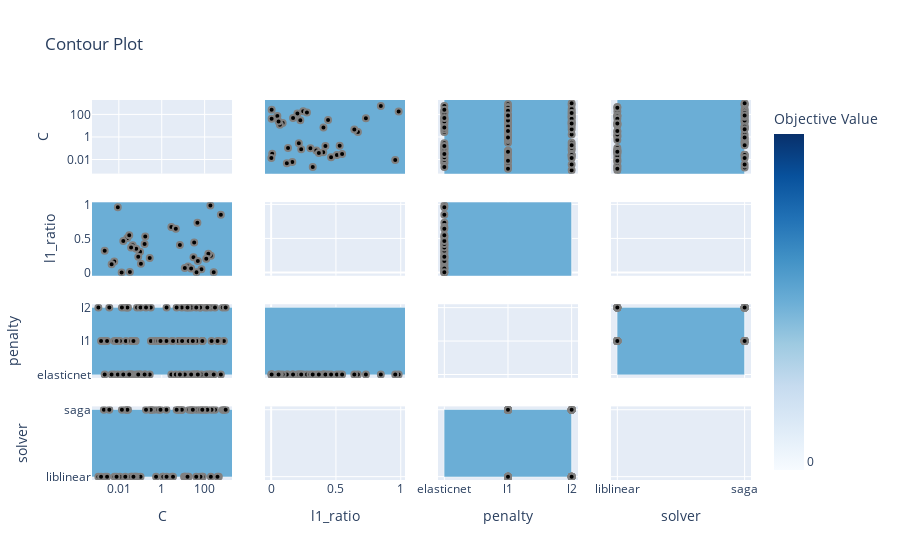

Here is the notebook cell this chart was saved with:
### Code cell
optuna.visualization.plot_contour(study)

### Figure 1 — Plotly figure (JSON) as saved in the notebook; plotly's stock layout.template omitted (floating-point values rounded to 4 significant figures; data arrays with more than 128 entries replaced by an {"elided": "..."} marker saying what was removed)
{"data": [{"type": "scatter", "xaxis": "x", "yaxis": "y"}, {"colorbar": {"title": {"text": "Objective Value"}}, "colorscale": [[0, "rgb(247,251,255)"], [0.125, "rgb(222,235,247)"], [0.25, "rgb(198,219,239)"], [0.375, "rgb(158,202,225)"], [0.5, "rgb(107,174,214)"], [0.625, "rgb(66,146,198)"], [0.75, "rgb(33,113,181)"], [0.875, "rgb(8,81,156)"], [1, "rgb(8,48,107)"]], "connectgaps": true, "contours": {"coloring": "heatmap"}, "hoverinfo": "none", "line": {"smoothing": 1.3}, "reversescale": false, "showscale": true, "type": "contour", "x": [0.0005611, 0.001111, 0.001485, 0.002006, 0.002188, 0.002324, 0.002832, 0.003601, 0.004612, 0.006112, 0.006237, 0.007851, 0.008979, 0.01127, 0.0135, 0.01391, 0.01613, 0.02001, 0.02134, 0.02479, 0.02499, 0.02674, 0.03056, 0.0327, 0.03658, 0.0373, 0.0404, 0.044, 0.04795, 0.05744, 0.0607, 0.06458, 0.07066, 0.08032, 0.0979, 0.1028, 0.1069, 0.1589, 0.1703, 0.1851, 0.2751, 0.3083, 0.3123, 0.4349, 0.5444, 0.6819, 0.8748, 1.103, 1.178, 1.652, 1.683, 2.809, 2.96, 3.358, 4.53, 4.944, 5.798, 6.419, 7.011, 8.649, 8.919, 11.08, 11.67, 11.89, 13.35, 15.92, 16.95, 18.11, 19.09, 23.5, 24.69, 28.14, 30.18, 32.54, 40.6, 41.78, 42.23, 45.96, 48.17, 61.81, 63.92, 70.97, 77.97, 78.36, 81.52, 104.6, 119.2, 133.2, 148.8, 185.4, 194.5, 194.7, 210.0, 265.0, 303.8, 397.7, 456.6, 570.3, 697.6, 791.1, 956.2, 1894.0], "xaxis": "x5", "y": [-0.04756, 0.001554, 0.003585, 0.003736, 0.008116, 0.04781, 0.0572, 0.06732, 0.08889, 0.1209, 0.1303, 0.1633, 0.169, 0.2025, 0.2135, 0.225, 0.2318, 0.2472, 0.2762, 0.303, 0.3209, 0.3489, 0.368, 0.4019, 0.4036, 0.4187, 0.4392, 0.4624, 0.5074, 0.5287, 0.5475, 0.6418, 0.6694, 0.731, 0.8464, 0.9574, 0.9839, 1.033], "yaxis": "y5", "z": {"elided": "38x102 float values"}}, {"marker": {"color": "black", "line": {"color": "Gray", "width": 2}}, "mode": "markers", "name": "Feasible Trial", "showlegend": false, "type": "scatter", "x": [30.18, 0.0327, 70.97, 0.044, 185.4, 32.54, 45.96, 194.7, 2.809, 148.8, 4.53, 0.0135, 0.006112, 0.1069, 0.0979, 0.004612, 41.78, 0.1703, 119.2, 0.06458, 0.008979, 0.02479, 16.95, 570.3, 0.2751, 11.89, 23.5, 265.0, 48.17, 7.011, 0.002188, 0.0373, 0.08032, 0.1589, 0.01613, 0.03056], "xaxis": "x5", "y": [0.225, 0.008116, 0.04781, 0.4019, 0.9839, 0.4392, 0.731, 0.2472, 0.6694, 0.2762, 0.6418, 0.001554, 0.1633, 0.1303, 0.303, 0.1209, 0.003585, 0.5287, 0.2025, 0.3489, 0.9574, 0.5074, 0.08889, 0.8464, 0.2135, 0.06732, 0.0572, 0.003736, 0.169, 0.4036, 0.3209, 0.368, 0.2318, 0.4187, 0.4624, 0.5475], "yaxis": "y5"}, {"colorbar": {"title": {"text": "Objective Value"}}, "colorscale": [[0, "rgb(247,251,255)"], [0.125, "rgb(222,235,247)"], [0.25, "rgb(198,219,239)"], [0.375, "rgb(158,202,225)"], [0.5, "rgb(107,174,214)"], [0.625, "rgb(66,146,198)"], [0.75, "rgb(33,113,181)"], [0.875, "rgb(8,81,156)"], [1, "rgb(8,48,107)"]], "connectgaps": true, "contours": {"coloring": "heatmap"}, "hoverinfo": "none", "line": {"smoothing": 1.3}, "reversescale": false, "showscale": false, "type": "contour", "x": [0.0005611, 0.001111, 0.001485, 0.002006, 0.002188, 0.002324, 0.002832, 0.003601, 0.004612, 0.006112, 0.006237, 0.007851, 0.008979, 0.01127, 0.0135, 0.01391, 0.01613, 0.02001, 0.02134, 0.02479, 0.02499, 0.02674, 0.03056, 0.0327, 0.03658, 0.0373, 0.0404, 0.044, 0.04795, 0.05744, 0.0607, 0.06458, 0.07066, 0.08032, 0.0979, 0.1028, 0.1069, 0.1589, 0.1703, 0.1851, 0.2751, 0.3083, 0.3123, 0.4349, 0.5444, 0.6819, 0.8748, 1.103, 1.178, 1.652, 1.683, 2.809, 2.96, 3.358, 4.53, 4.944, 5.798, 6.419, 7.011, 8.649, 8.919, 11.08, 11.67, 11.89, 13.35, 15.92, 16.95, 18.11, 19.09, 23.5, 24.69, 28.14, 30.18, 32.54, 40.6, 41.78, 42.23, 45.96, 48.17, 61.81, 63.92, 70.97, 77.97, 78.36, 81.52, 104.6, 119.2, 133.2, 148.8, 185.4, 194.5, 194.7, 210.0, 265.0, 303.8, 397.7, 456.6, 570.3, 697.6, 791.1, 956.2, 1894.0], "xaxis": "x9", "y": ["elasticnet", "l1", "l2"], "yaxis": "y9", "z": {"elided": "3x102 float values"}}, {"marker": {"color": "black", "line": {"color": "Gray", "width": 2}}, "mode": "markers", "name": "Feasible Trial", "showlegend": false, "type": "scatter", "x": [11.67, 42.23, 30.18, 0.0327, 0.002324, 0.07066, 0.02674, 697.6, 70.97, 0.044, 0.02134, 6.419, 194.5, 1.103, 5.798, 1.178, 11.08, 791.1, 0.4349, 78.36, 0.3123, 18.11, 2.96, 185.4, 32.54, 45.96, 194.7, 2.809, 19.09, 148.8, 4.53, 0.002006, 456.6, 0.3083, 0.0135, 0.006112, 0.1069, 0.0979, 13.35, 0.004612, 41.78, 0.001111, 1.652, 81.52, 0.0404, 0.006237, 0.01127, 0.002832, 397.7, 8.919, 0.5444, 24.69, 0.1703, 0.03658, 0.02001, 0.1028, 63.92, 1.683, 119.2, 0.6819, 3.358, 0.06458, 8.649, 0.001485, 0.02499, 0.1851, 0.01391, 0.008979, 0.003601, 0.02479, 28.14, 4.944, 16.95, 0.0607, 303.8, 104.6, 956.2, 61.81, 570.3, 210.0, 40.6, 0.8748, 0.2751, 0.007851, 11.89, 23.5, 265.0, 48.17, 7.011, 133.2, 0.05744, 0.002188, 15.92, 77.97, 0.0373, 0.08032, 0.1589, 0.01613, 0.03056, 0.04795], "xaxis": "x9", "y": ["l1", "l1", "elasticnet", "elasticnet", "l1", "l2", "l2", "l2", "elasticnet", "elasticnet", "l1", "l1", "l2", "l1", "l1", "l1", "l1", "l1", "l1", "l1", "l1", "l1", "l1", "elasticnet", "elasticnet", "elasticnet", "elasticnet", "elasticnet", "l2", "elasticnet", "elasticnet", "l1", "l1", "l2", "elasticnet", "elasticnet", "elasticnet", "elasticnet", "l2", "elasticnet", "elasticnet", "l2", "l1", "l1", "l1", "l1", "l1", "l1", "l1", "l1", "l1", "l2", "elasticnet", "l1", "l2", "l2", "l2", "l2", "elasticnet", "l1", "l1", "elasticnet", "l2", "l1", "l2", "l2", "l2", "elasticnet", "l2", "elasticnet", "l1", "l2", "elasticnet", "l1", "l2", "l2", "l2", "l2", "elasticnet", "l1", "l2", "l1", "elasticnet", "l1", "elasticnet", "elasticnet", "elasticnet", "elasticnet", "elasticnet", "l2", "l1", "elasticnet", "l2", "l1", "elasticnet", "elasticnet", "elasticnet", "elasticnet", "elasticnet", "l1"], "yaxis": "y9"}, {"colorbar": {"title": {"text": "Objective Value"}}, "colorscale": [[0, "rgb(247,251,255)"], [0.125, "rgb(222,235,247)"], [0.25, "rgb(198,219,239)"], [0.375, "rgb(158,202,225)"], [0.5, "rgb(107,174,214)"], [0.625, "rgb(66,146,198)"], [0.75, "rgb(33,113,181)"], [0.875, "rgb(8,81,156)"], [1, "rgb(8,48,107)"]], "connectgaps": true, "contours": {"coloring": "heatmap"}, "hoverinfo": "none", "line": {"smoothing": 1.3}, "reversescale": false, "showscale": false, "type": "contour", "x": [0.0005611, 0.001111, 0.001485, 0.002006, 0.002188, 0.002324, 0.002832, 0.003601, 0.004612, 0.006112, 0.006237, 0.007851, 0.008979, 0.01127, 0.0135, 0.01391, 0.01613, 0.02001, 0.02134, 0.02479, 0.02499, 0.02674, 0.03056, 0.0327, 0.03658, 0.0373, 0.0404, 0.044, 0.04795, 0.05744, 0.0607, 0.06458, 0.07066, 0.08032, 0.0979, 0.1028, 0.1069, 0.1589, 0.1703, 0.1851, 0.2751, 0.3083, 0.3123, 0.4349, 0.5444, 0.6819, 0.8748, 1.103, 1.178, 1.652, 1.683, 2.809, 2.96, 3.358, 4.53, 4.944, 5.798, 6.419, 7.011, 8.649, 8.919, 11.08, 11.67, 11.89, 13.35, 15.92, 16.95, 18.11, 19.09, 23.5, 24.69, 28.14, 30.18, 32.54, 40.6, 41.78, 42.23, 45.96, 48.17, 61.81, 63.92, 70.97, 77.97, 78.36, 81.52, 104.6, 119.2, 133.2, 148.8, 185.4, 194.5, 194.7, 210.0, 265.0, 303.8, 397.7, 456.6, 570.3, 697.6, 791.1, 956.2, 1894.0], "xaxis": "x13", "y": ["liblinear", "saga"], "yaxis": "y13", "z": {"elided": "2x102 float values"}}, {"marker": {"color": "black", "line": {"color": "Gray", "width": 2}}, "mode": "markers", "name": "Feasible Trial", "showlegend": false, "type": "scatter", "x": [11.67, 42.23, 0.002324, 0.07066, 0.02674, 697.6, 0.02134, 6.419, 194.5, 1.103, 5.798, 1.178, 11.08, 791.1, 0.4349, 78.36, 0.3123, 18.11, 2.96, 19.09, 0.002006, 456.6, 0.3083, 13.35, 0.001111, 1.652, 81.52, 0.0404, 0.006237, 0.01127, 0.002832, 397.7, 8.919, 0.5444, 24.69, 0.03658, 0.02001, 0.1028, 63.92, 1.683, 0.6819, 3.358, 8.649, 0.001485, 0.02499, 0.1851, 0.01391, 0.003601, 28.14, 4.944, 0.0607, 303.8, 104.6, 956.2, 61.81, 210.0, 40.6, 0.8748, 0.007851, 133.2, 0.05744, 15.92, 77.97, 0.04795], "xaxis": "x13", "y": ["liblinear", "saga", "liblinear", "liblinear", "saga", "saga", "saga", "saga", "liblinear", "liblinear", "saga", "liblinear", "liblinear", "saga", "saga", "liblinear", "saga", "liblinear", "liblinear", "saga", "saga", "liblinear", "saga", "liblinear", "liblinear", "saga", "liblinear", "liblinear", "liblinear", "liblinear", "liblinear", "liblinear", "saga", "liblinear", "saga", "liblinear", "liblinear", "liblinear", "liblinear", "liblinear", "saga", "liblinear", "saga", "liblinear", "saga", "saga", "saga", "saga", "saga", "saga", "liblinear", "saga", "saga", "saga", "saga", "saga", "liblinear", "saga", "liblinear", "saga", "liblinear", "liblinear", "saga", "liblinear"], "yaxis": "y13"}, {"colorbar": {"title": {"text": "Objective Value"}}, "colorscale": [[0, "rgb(247,251,255)"], [0.125, "rgb(222,235,247)"], [0.25, "rgb(198,219,239)"], [0.375, "rgb(158,202,225)"], [0.5, "rgb(107,174,214)"], [0.625, "rgb(66,146,198)"], [0.75, "rgb(33,113,181)"], [0.875, "rgb(8,81,156)"], [1, "rgb(8,48,107)"]], "connectgaps": true, "contours": {"coloring": "heatmap"}, "hoverinfo": "none", "line": {"smoothing": 1.3}, "reversescale": false, "showscale": false, "type": "contour", "x": [-0.04756, 0.001554, 0.003585, 0.003736, 0.008116, 0.04781, 0.0572, 0.06732, 0.08889, 0.1209, 0.1303, 0.1633, 0.169, 0.2025, 0.2135, 0.225, 0.2318, 0.2472, 0.2762, 0.303, 0.3209, 0.3489, 0.368, 0.4019, 0.4036, 0.4187, 0.4392, 0.4624, 0.5074, 0.5287, 0.5475, 0.6418, 0.6694, 0.731, 0.8464, 0.9574, 0.9839, 1.033], "xaxis": "x2", "y": [0.0005611, 0.001111, 0.001485, 0.002006, 0.002188, 0.002324, 0.002832, 0.003601, 0.004612, 0.006112, 0.006237, 0.007851, 0.008979, 0.01127, 0.0135, 0.01391, 0.01613, 0.02001, 0.02134, 0.02479, 0.02499, 0.02674, 0.03056, 0.0327, 0.03658, 0.0373, 0.0404, 0.044, 0.04795, 0.05744, 0.0607, 0.06458, 0.07066, 0.08032, 0.0979, 0.1028, 0.1069, 0.1589, 0.1703, 0.1851, 0.2751, 0.3083, 0.3123, 0.4349, 0.5444, 0.6819, 0.8748, 1.103, 1.178, 1.652, 1.683, 2.809, 2.96, 3.358, 4.53, 4.944, 5.798, 6.419, 7.011, 8.649, 8.919, 11.08, 11.67, 11.89, 13.35, 15.92, 16.95, 18.11, 19.09, 23.5, 24.69, 28.14, 30.18, 32.54, 40.6, 41.78, 42.23, 45.96, 48.17, 61.81, 63.92, 70.97, 77.97, 78.36, 81.52, 104.6, 119.2, 133.2, 148.8, 185.4, 194.5, 194.7, 210.0, 265.0, 303.8, 397.7, 456.6, 570.3, 697.6, 791.1, 956.2, 1894.0], "yaxis": "y2", "z": {"elided": "102x38 float values"}}, {"marker": {"color": "black", "line": {"color": "Gray", "width": 2}}, "mode": "markers", "name": "Feasible Trial", "showlegend": false, "type": "scatter", "x": [0.225, 0.008116, 0.04781, 0.4019, 0.9839, 0.4392, 0.731, 0.2472, 0.6694, 0.2762, 0.6418, 0.001554, 0.1633, 0.1303, 0.303, 0.1209, 0.003585, 0.5287, 0.2025, 0.3489, 0.9574, 0.5074, 0.08889, 0.8464, 0.2135, 0.06732, 0.0572, 0.003736, 0.169, 0.4036, 0.3209, 0.368, 0.2318, 0.4187, 0.4624, 0.5475], "xaxis": "x2", "y": [30.18, 0.0327, 70.97, 0.044, 185.4, 32.54, 45.96, 194.7, 2.809, 148.8, 4.53, 0.0135, 0.006112, 0.1069, 0.0979, 0.004612, 41.78, 0.1703, 119.2, 0.06458, 0.008979, 0.02479, 16.95, 570.3, 0.2751, 11.89, 23.5, 265.0, 48.17, 7.011, 0.002188, 0.0373, 0.08032, 0.1589, 0.01613, 0.03056], "yaxis": "y2"}, {"type": "scatter", "xaxis": "x6", "yaxis": "y6"}, {"colorbar": {"title": {"text": "Objective Value"}}, "colorscale": [[0, "rgb(247,251,255)"], [0.125, "rgb(222,235,247)"], [0.25, "rgb(198,219,239)"], [0.375, "rgb(158,202,225)"], [0.5, "rgb(107,174,214)"], [0.625, "rgb(66,146,198)"], [0.75, "rgb(33,113,181)"], [0.875, "rgb(8,81,156)"], [1, "rgb(8,48,107)"]], "connectgaps": true, "contours": {"coloring": "heatmap"}, "hoverinfo": "none", "line": {"smoothing": 1.3}, "reversescale": false, "showscale": false, "type": "contour", "x": [-0.04756, 0.001554, 0.003585, 0.003736, 0.008116, 0.04781, 0.0572, 0.06732, 0.08889, 0.1209, 0.1303, 0.1633, 0.169, 0.2025, 0.2135, 0.225, 0.2318, 0.2472, 0.2762, 0.303, 0.3209, 0.3489, 0.368, 0.4019, 0.4036, 0.4187, 0.4392, 0.4624, 0.5074, 0.5287, 0.5475, 0.6418, 0.6694, 0.731, 0.8464, 0.9574, 0.9839, 1.033], "xaxis": "x10", "y": ["elasticnet", "l1", "l2"], "yaxis": "y10", "z": [[null, 0.4763, 0.4763, 0.4763, 0.4763, 0.4763, 0.4763, 0.4763, 0.4763, 0.4763, 0.4763, 0.4763, 0.4763, 0.4763, 0.4763, 0.4763, 0.4763, 0.4763, 0.4763, 0.4763, 0.4763, 0.4763, 0.4763, 0.4763, 0.4763, 0.4763, 0.4763, 0.4763, 0.4763, 0.4763, 0.4763, 0.4763, 0.4763, 0.4763, 0.4763, 0.4763, 0.4763, null], [null, null, null, null, null, null, null, null, null, null, null, null, null, null, null, null, null, null, null, null, null, null, null, null, null, null, null, null, null, null, null, null, null, null, null, null, null, null], [null, null, null, null, null, null, null, null, null, null, null, null, null, null, null, null, null, null, null, null, null, null, null, null, null, null, null, null, null, null, null, null, null, null, null, null, null, null]]}, {"marker": {"color": "black", "line": {"color": "Gray", "width": 2}}, "mode": "markers", "name": "Feasible Trial", "showlegend": false, "type": "scatter", "x": [0.225, 0.008116, 0.04781, 0.4019, 0.9839, 0.4392, 0.731, 0.2472, 0.6694, 0.2762, 0.6418, 0.001554, 0.1633, 0.1303, 0.303, 0.1209, 0.003585, 0.5287, 0.2025, 0.3489, 0.9574, 0.5074, 0.08889, 0.8464, 0.2135, 0.06732, 0.0572, 0.003736, 0.169, 0.4036, 0.3209, 0.368, 0.2318, 0.4187, 0.4624, 0.5475], "xaxis": "x10", "y": ["elasticnet", "elasticnet", "elasticnet", "elasticnet", "elasticnet", "elasticnet", "elasticnet", "elasticnet", "elasticnet", "elasticnet", "elasticnet", "elasticnet", "elasticnet", "elasticnet", "elasticnet", "elasticnet", "elasticnet", "elasticnet", "elasticnet", "elasticnet", "elasticnet", "elasticnet", "elasticnet", "elasticnet", "elasticnet", "elasticnet", "elasticnet", "elasticnet", "elasticnet", "elasticnet", "elasticnet", "elasticnet", "elasticnet", "elasticnet", "elasticnet", "elasticnet"], "yaxis": "y10"}, {"showscale": false, "type": "contour", "xaxis": "x14", "yaxis": "y14"}, {"type": "scatter", "xaxis": "x14", "yaxis": "y14"}, {"colorbar": {"title": {"text": "Objective Value"}}, "colorscale": [[0, "rgb(247,251,255)"], [0.125, "rgb(222,235,247)"], [0.25, "rgb(198,219,239)"], [0.375, "rgb(158,202,225)"], [0.5, "rgb(107,174,214)"], [0.625, "rgb(66,146,198)"], [0.75, "rgb(33,113,181)"], [0.875, "rgb(8,81,156)"], [1, "rgb(8,48,107)"]], "connectgaps": true, "contours": {"coloring": "heatmap"}, "hoverinfo": "none", "line": {"smoothing": 1.3}, "reversescale": false, "showscale": false, "type": "contour", "x": ["elasticnet", "l1", "l2"], "xaxis": "x3", "y": [0.0005611, 0.001111, 0.001485, 0.002006, 0.002188, 0.002324, 0.002832, 0.003601, 0.004612, 0.006112, 0.006237, 0.007851, 0.008979, 0.01127, 0.0135, 0.01391, 0.01613, 0.02001, 0.02134, 0.02479, 0.02499, 0.02674, 0.03056, 0.0327, 0.03658, 0.0373, 0.0404, 0.044, 0.04795, 0.05744, 0.0607, 0.06458, 0.07066, 0.08032, 0.0979, 0.1028, 0.1069, 0.1589, 0.1703, 0.1851, 0.2751, 0.3083, 0.3123, 0.4349, 0.5444, 0.6819, 0.8748, 1.103, 1.178, 1.652, 1.683, 2.809, 2.96, 3.358, 4.53, 4.944, 5.798, 6.419, 7.011, 8.649, 8.919, 11.08, 11.67, 11.89, 13.35, 15.92, 16.95, 18.11, 19.09, 23.5, 24.69, 28.14, 30.18, 32.54, 40.6, 41.78, 42.23, 45.96, 48.17, 61.81, 63.92, 70.97, 77.97, 78.36, 81.52, 104.6, 119.2, 133.2, 148.8, 185.4, 194.5, 194.7, 210.0, 265.0, 303.8, 397.7, 456.6, 570.3, 697.6, 791.1, 956.2, 1894.0], "yaxis": "y3", "z": {"elided": "102x3 float values"}}, {"marker": {"color": "black", "line": {"color": "Gray", "width": 2}}, "mode": "markers", "name": "Feasible Trial", "showlegend": false, "type": "scatter", "x": ["l1", "l1", "elasticnet", "elasticnet", "l1", "l2", "l2", "l2", "elasticnet", "elasticnet", "l1", "l1", "l2", "l1", "l1", "l1", "l1", "l1", "l1", "l1", "l1", "l1", "l1", "elasticnet", "elasticnet", "elasticnet", "elasticnet", "elasticnet", "l2", "elasticnet", "elasticnet", "l1", "l1", "l2", "elasticnet", "elasticnet", "elasticnet", "elasticnet", "l2", "elasticnet", "elasticnet", "l2", "l1", "l1", "l1", "l1", "l1", "l1", "l1", "l1", "l1", "l2", "elasticnet", "l1", "l2", "l2", "l2", "l2", "elasticnet", "l1", "l1", "elasticnet", "l2", "l1", "l2", "l2", "l2", "elasticnet", "l2", "elasticnet", "l1", "l2", "elasticnet", "l1", "l2", "l2", "l2", "l2", "elasticnet", "l1", "l2", "l1", "elasticnet", "l1", "elasticnet", "elasticnet", "elasticnet", "elasticnet", "elasticnet", "l2", "l1", "elasticnet", "l2", "l1", "elasticnet", "elasticnet", "elasticnet", "elasticnet", "elasticnet", "l1"], "xaxis": "x3", "y": [11.67, 42.23, 30.18, 0.0327, 0.002324, 0.07066, 0.02674, 697.6, 70.97, 0.044, 0.02134, 6.419, 194.5, 1.103, 5.798, 1.178, 11.08, 791.1, 0.4349, 78.36, 0.3123, 18.11, 2.96, 185.4, 32.54, 45.96, 194.7, 2.809, 19.09, 148.8, 4.53, 0.002006, 456.6, 0.3083, 0.0135, 0.006112, 0.1069, 0.0979, 13.35, 0.004612, 41.78, 0.001111, 1.652, 81.52, 0.0404, 0.006237, 0.01127, 0.002832, 397.7, 8.919, 0.5444, 24.69, 0.1703, 0.03658, 0.02001, 0.1028, 63.92, 1.683, 119.2, 0.6819, 3.358, 0.06458, 8.649, 0.001485, 0.02499, 0.1851, 0.01391, 0.008979, 0.003601, 0.02479, 28.14, 4.944, 16.95, 0.0607, 303.8, 104.6, 956.2, 61.81, 570.3, 210.0, 40.6, 0.8748, 0.2751, 0.007851, 11.89, 23.5, 265.0, 48.17, 7.011, 133.2, 0.05744, 0.002188, 15.92, 77.97, 0.0373, 0.08032, 0.1589, 0.01613, 0.03056, 0.04795], "yaxis": "y3"}, {"colorbar": {"title": {"text": "Objective Value"}}, "colorscale": [[0, "rgb(247,251,255)"], [0.125, "rgb(222,235,247)"], [0.25, "rgb(198,219,239)"], [0.375, "rgb(158,202,225)"], [0.5, "rgb(107,174,214)"], [0.625, "rgb(66,146,198)"], [0.75, "rgb(33,113,181)"], [0.875, "rgb(8,81,156)"], [1, "rgb(8,48,107)"]], "connectgaps": true, "contours": {"coloring": "heatmap"}, "hoverinfo": "none", "line": {"smoothing": 1.3}, "reversescale": false, "showscale": false, "type": "contour", "x": ["elasticnet", "l1", "l2"], "xaxis": "x7", "y": [-0.04756, 0.001554, 0.003585, 0.003736, 0.008116, 0.04781, 0.0572, 0.06732, 0.08889, 0.1209, 0.1303, 0.1633, 0.169, 0.2025, 0.2135, 0.225, 0.2318, 0.2472, 0.2762, 0.303, 0.3209, 0.3489, 0.368, 0.4019, 0.4036, 0.4187, 0.4392, 0.4624, 0.5074, 0.5287, 0.5475, 0.6418, 0.6694, 0.731, 0.8464, 0.9574, 0.9839, 1.033], "yaxis": "y7", "z": [[null, null, null], [0.4763, null, null], [0.4763, null, null], [0.4763, null, null], [0.4763, null, null], [0.4763, null, null], [0.4763, null, null], [0.4763, null, null], [0.4763, null, null], [0.4763, null, null], [0.4763, null, null], [0.4763, null, null], [0.4763, null, null], [0.4763, null, null], [0.4763, null, null], [0.4763, null, null], [0.4763, null, null], [0.4763, null, null], [0.4763, null, null], [0.4763, null, null], [0.4763, null, null], [0.4763, null, null], [0.4763, null, null], [0.4763, null, null], [0.4763, null, null], [0.4763, null, null], [0.4763, null, null], [0.4763, null, null], [0.4763, null, null], [0.4763, null, null], [0.4763, null, null], [0.4763, null, null], [0.4763, null, null], [0.4763, null, null], [0.4763, null, null], [0.4763, null, null], [0.4763, null, null], [null, null, null]]}, {"marker": {"color": "black", "line": {"color": "Gray", "width": 2}}, "mode": "markers", "name": "Feasible Trial", "showlegend": false, "type": "scatter", "x": ["elasticnet", "elasticnet", "elasticnet", "elasticnet", "elasticnet", "elasticnet", "elasticnet", "elasticnet", "elasticnet", "elasticnet", "elasticnet", "elasticnet", "elasticnet", "elasticnet", "elasticnet", "elasticnet", "elasticnet", "elasticnet", "elasticnet", "elasticnet", "elasticnet", "elasticnet", "elasticnet", "elasticnet", "elasticnet", "elasticnet", "elasticnet", "elasticnet", "elasticnet", "elasticnet", "elasticnet", "elasticnet", "elasticnet", "elasticnet", "elasticnet", "elasticnet"], "xaxis": "x7", "y": [0.225, 0.008116, 0.04781, 0.4019, 0.9839, 0.4392, 0.731, 0.2472, 0.6694, 0.2762, 0.6418, 0.001554, 0.1633, 0.1303, 0.303, 0.1209, 0.003585, 0.5287, 0.2025, 0.3489, 0.9574, 0.5074, 0.08889, 0.8464, 0.2135, 0.06732, 0.0572, 0.003736, 0.169, 0.4036, 0.3209, 0.368, 0.2318, 0.4187, 0.4624, 0.5475], "yaxis": "y7"}, {"type": "scatter", "xaxis": "x11", "yaxis": "y11"}, {"colorbar": {"title": {"text": "Objective Value"}}, "colorscale": [[0, "rgb(247,251,255)"], [0.125, "rgb(222,235,247)"], [0.25, "rgb(198,219,239)"], [0.375, "rgb(158,202,225)"], [0.5, "rgb(107,174,214)"], [0.625, "rgb(66,146,198)"], [0.75, "rgb(33,113,181)"], [0.875, "rgb(8,81,156)"], [1, "rgb(8,48,107)"]], "connectgaps": true, "contours": {"coloring": "heatmap"}, "hoverinfo": "none", "line": {"smoothing": 1.3}, "reversescale": false, "showscale": false, "type": "contour", "x": ["elasticnet", "l1", "l2"], "xaxis": "x15", "y": ["liblinear", "saga"], "yaxis": "y15", "z": [[null, 0.4763, 0.4763], [null, 0.4763, 0.4763]]}, {"marker": {"color": "black", "line": {"color": "Gray", "width": 2}}, "mode": "markers", "name": "Feasible Trial", "showlegend": false, "type": "scatter", "x": ["l1", "l1", "l1", "l2", "l2", "l2", "l1", "l1", "l2", "l1", "l1", "l1", "l1", "l1", "l1", "l1", "l1", "l1", "l1", "l2", "l1", "l1", "l2", "l2", "l2", "l1", "l1", "l1", "l1", "l1", "l1", "l1", "l1", "l1", "l2", "l1", "l2", "l2", "l2", "l2", "l1", "l1", "l2", "l1", "l2", "l2", "l2", "l2", "l1", "l2", "l1", "l2", "l2", "l2", "l2", "l1", "l2", "l1", "l1", "l2", "l1", "l2", "l1", "l1"], "xaxis": "x15", "y": ["liblinear", "saga", "liblinear", "liblinear", "saga", "saga", "saga", "saga", "liblinear", "liblinear", "saga", "liblinear", "liblinear", "saga", "saga", "liblinear", "saga", "liblinear", "liblinear", "saga", "saga", "liblinear", "saga", "liblinear", "liblinear", "saga", "liblinear", "liblinear", "liblinear", "liblinear", "liblinear", "liblinear", "saga", "liblinear", "saga", "liblinear", "liblinear", "liblinear", "liblinear", "liblinear", "saga", "liblinear", "saga", "liblinear", "saga", "saga", "saga", "saga", "saga", "saga", "liblinear", "saga", "saga", "saga", "saga", "saga", "liblinear", "saga", "liblinear", "saga", "liblinear", "liblinear", "saga", "liblinear"], "yaxis": "y15"}, {"colorbar": {"title": {"text": "Objective Value"}}, "colorscale": [[0, "rgb(247,251,255)"], [0.125, "rgb(222,235,247)"], [0.25, "rgb(198,219,239)"], [0.375, "rgb(158,202,225)"], [0.5, "rgb(107,174,214)"], [0.625, "rgb(66,146,198)"], [0.75, "rgb(33,113,181)"], [0.875, "rgb(8,81,156)"], [1, "rgb(8,48,107)"]], "connectgaps": true, "contours": {"coloring": "heatmap"}, "hoverinfo": "none", "line": {"smoothing": 1.3}, "reversescale": false, "showscale": false, "type": "contour", "x": ["liblinear", "saga"], "xaxis": "x4", "y": [0.0005611, 0.001111, 0.001485, 0.002006, 0.002188, 0.002324, 0.002832, 0.003601, 0.004612, 0.006112, 0.006237, 0.007851, 0.008979, 0.01127, 0.0135, 0.01391, 0.01613, 0.02001, 0.02134, 0.02479, 0.02499, 0.02674, 0.03056, 0.0327, 0.03658, 0.0373, 0.0404, 0.044, 0.04795, 0.05744, 0.0607, 0.06458, 0.07066, 0.08032, 0.0979, 0.1028, 0.1069, 0.1589, 0.1703, 0.1851, 0.2751, 0.3083, 0.3123, 0.4349, 0.5444, 0.6819, 0.8748, 1.103, 1.178, 1.652, 1.683, 2.809, 2.96, 3.358, 4.53, 4.944, 5.798, 6.419, 7.011, 8.649, 8.919, 11.08, 11.67, 11.89, 13.35, 15.92, 16.95, 18.11, 19.09, 23.5, 24.69, 28.14, 30.18, 32.54, 40.6, 41.78, 42.23, 45.96, 48.17, 61.81, 63.92, 70.97, 77.97, 78.36, 81.52, 104.6, 119.2, 133.2, 148.8, 185.4, 194.5, 194.7, 210.0, 265.0, 303.8, 397.7, 456.6, 570.3, 697.6, 791.1, 956.2, 1894.0], "yaxis": "y4", "z": {"elided": "102x2 float values"}}, {"marker": {"color": "black", "line": {"color": "Gray", "width": 2}}, "mode": "markers", "name": "Feasible Trial", "showlegend": false, "type": "scatter", "x": ["liblinear", "saga", "liblinear", "liblinear", "saga", "saga", "saga", "saga", "liblinear", "liblinear", "saga", "liblinear", "liblinear", "saga", "saga", "liblinear", "saga", "liblinear", "liblinear", "saga", "saga", "liblinear", "saga", "liblinear", "liblinear", "saga", "liblinear", "liblinear", "liblinear", "liblinear", "liblinear", "liblinear", "saga", "liblinear", "saga", "liblinear", "liblinear", "liblinear", "liblinear", "liblinear", "saga", "liblinear", "saga", "liblinear", "saga", "saga", "saga", "saga", "saga", "saga", "liblinear", "saga", "saga", "saga", "saga", "saga", "liblinear", "saga", "liblinear", "saga", "liblinear", "liblinear", "saga", "liblinear"], "xaxis": "x4", "y": [11.67, 42.23, 0.002324, 0.07066, 0.02674, 697.6, 0.02134, 6.419, 194.5, 1.103, 5.798, 1.178, 11.08, 791.1, 0.4349, 78.36, 0.3123, 18.11, 2.96, 19.09, 0.002006, 456.6, 0.3083, 13.35, 0.001111, 1.652, 81.52, 0.0404, 0.006237, 0.01127, 0.002832, 397.7, 8.919, 0.5444, 24.69, 0.03658, 0.02001, 0.1028, 63.92, 1.683, 0.6819, 3.358, 8.649, 0.001485, 0.02499, 0.1851, 0.01391, 0.003601, 28.14, 4.944, 0.0607, 303.8, 104.6, 956.2, 61.81, 210.0, 40.6, 0.8748, 0.007851, 133.2, 0.05744, 15.92, 77.97, 0.04795], "yaxis": "y4"}, {"showscale": false, "type": "contour", "xaxis": "x8", "yaxis": "y8"}, {"type": "scatter", "xaxis": "x8", "yaxis": "y8"}, {"colorbar": {"title": {"text": "Objective Value"}}, "colorscale": [[0, "rgb(247,251,255)"], [0.125, "rgb(222,235,247)"], [0.25, "rgb(198,219,239)"], [0.375, "rgb(158,202,225)"], [0.5, "rgb(107,174,214)"], [0.625, "rgb(66,146,198)"], [0.75, "rgb(33,113,181)"], [0.875, "rgb(8,81,156)"], [1, "rgb(8,48,107)"]], "connectgaps": true, "contours": {"coloring": "heatmap"}, "hoverinfo": "none", "line": {"smoothing": 1.3}, "reversescale": false, "showscale": false, "type": "contour", "x": ["liblinear", "saga"], "xaxis": "x12", "y": ["elasticnet", "l1", "l2"], "yaxis": "y12", "z": [[null, null], [0.4763, 0.4763], [0.4763, 0.4763]]}, {"marker": {"color": "black", "line": {"color": "Gray", "width": 2}}, "mode": "markers", "name": "Feasible Trial", "showlegend": false, "type": "scatter", "x": ["liblinear", "saga", "liblinear", "liblinear", "saga", "saga", "saga", "saga", "liblinear", "liblinear", "saga", "liblinear", "liblinear", "saga", "saga", "liblinear", "saga", "liblinear", "liblinear", "saga", "saga", "liblinear", "saga", "liblinear", "liblinear", "saga", "liblinear", "liblinear", "liblinear", "liblinear", "liblinear", "liblinear", "saga", "liblinear", "saga", "liblinear", "liblinear", "liblinear", "liblinear", "liblinear", "saga", "liblinear", "saga", "liblinear", "saga", "saga", "saga", "saga", "saga", "saga", "liblinear", "saga", "saga", "saga", "saga", "saga", "liblinear", "saga", "liblinear", "saga", "liblinear", "liblinear", "saga", "liblinear"], "xaxis": "x12", "y": ["l1", "l1", "l1", "l2", "l2", "l2", "l1", "l1", "l2", "l1", "l1", "l1", "l1", "l1", "l1", "l1", "l1", "l1", "l1", "l2", "l1", "l1", "l2", "l2", "l2", "l1", "l1", "l1", "l1", "l1", "l1", "l1", "l1", "l1", "l2", "l1", "l2", "l2", "l2", "l2", "l1", "l1", "l2", "l1", "l2", "l2", "l2", "l2", "l1", "l2", "l1", "l2", "l2", "l2", "l2", "l1", "l2", "l1", "l1", "l2", "l1", "l2", "l1", "l1"], "yaxis": "y12"}, {"type": "scatter", "xaxis": "x16", "yaxis": "y16"}], "layout": {"title": {"text": "Contour Plot"}, "xaxis": {"anchor": "y", "domain": [0, 0.2125], "matches": "x13", "range": [-3.251, 3.277], "showticklabels": false, "type": "log"}, "xaxis10": {"anchor": "y10", "domain": [0.2625, 0.475], "matches": "x14", "range": [-0.04756, 1.033], "showticklabels": false}, "xaxis11": {"anchor": "y11", "domain": [0.525, 0.7375], "matches": "x15", "range": [-0.1, 2.1], "showticklabels": false, "type": "category"}, "xaxis12": {"anchor": "y12", "domain": [0.7875, 1], "matches": "x16", "range": [-0.05, 1.05], "showticklabels": false, "type": "category"}, "xaxis13": {"anchor": "y13", "domain": [0, 0.2125], "range": [-3.251, 3.277], "title": {"text": "C"}, "type": "log"}, "xaxis14": {"anchor": "y14", "domain": [0.2625, 0.475], "range": [-0.04756, 1.033], "title": {"text": "l1_ratio"}}, "xaxis15": {"anchor": "y15", "domain": [0.525, 0.7375], "range": [-0.1, 2.1], "title": {"text": "penalty"}, "type": "category"}, "xaxis16": {"anchor": "y16", "domain": [0.7875, 1], "range": [-0.05, 1.05], "title": {"text": "solver"}, "type": "category"}, "xaxis2": {"anchor": "y2", "domain": [0.2625, 0.475], "matches": "x14", "range": [-0.04756, 1.033], "showticklabels": false}, "xaxis3": {"anchor": "y3", "domain": [0.525, 0.7375], "matches": "x15", "range": [-0.1, 2.1], "showticklabels": false, "type": "category"}, "xaxis4": {"anchor": "y4", "domain": [0.7875, 1], "matches": "x16", "range": [-0.05, 1.05], "showticklabels": false, "type": "category"}, "xaxis5": {"anchor": "y5", "domain": [0, 0.2125], "matches": "x13", "range": [-3.251, 3.277], "showticklabels": false, "type": "log"}, "xaxis6": {"anchor": "y6", "domain": [0.2625, 0.475], "matches": "x14", "range": [-0.04756, 1.033], "showticklabels": false}, "xaxis7": {"anchor": "y7", "domain": [0.525, 0.7375], "matches": "x15", "range": [-0.1, 2.1], "showticklabels": false, "type": "category"}, "xaxis8": {"anchor": "y8", "domain": [0.7875, 1], "matches": "x16", "range": [-0.05, 1.05], "showticklabels": false, "type": "category"}, "xaxis9": {"anchor": "y9", "domain": [0, 0.2125], "matches": "x13", "range": [-3.251, 3.277], "showticklabels": false, "type": "log"}, "yaxis": {"anchor": "x", "domain": [0.8063, 1], "range": [-3.251, 3.277], "title": {"text": "C"}, "type": "log"}, "yaxis10": {"anchor": "x10", "domain": [0.2687, 0.4625], "matches": "y9", "range": [-0.1, 2.1], "showticklabels": false, "type": "category"}, "yaxis11": {"anchor": "x11", "domain": [0.2687, 0.4625], "matches": "y9", "range": [-0.1, 2.1], "showticklabels": false, "type": "category"}, "yaxis12": {"anchor": "x12", "domain": [0.2687, 0.4625], "matches": "y9", "range": [-0.1, 2.1], "showticklabels": false, "type": "category"}, "yaxis13": {"anchor": "x13", "domain": [0, 0.1938], "range": [-0.05, 1.05], "title": {"text": "solver"}, "type": "category"}, "yaxis14": {"anchor": "x14", "domain": [0, 0.1938], "matches": "y13", "range": [-0.05, 1.05], "showticklabels": false, "type": "category"}, "yaxis15": {"anchor": "x15", "domain": [0, 0.1938], "matches": "y13", "range": [-0.05, 1.05], "showticklabels": false, "type": "category"}, "yaxis16": {"anchor": "x16", "domain": [0, 0.1938], "matches": "y13", "range": [-0.05, 1.05], "showticklabels": false, "type": "category"}, "yaxis2": {"anchor": "x2", "domain": [0.8063, 1], "matches": "y", "range": [-3.251, 3.277], "showticklabels": false, "type": "log"}, "yaxis3": {"anchor": "x3", "domain": [0.8063, 1], "matches": "y", "range": [-3.251, 3.277], "showticklabels": false, "type": "log"}, "yaxis4": {"anchor": "x4", "domain": [0.8063, 1], "matches": "y", "range": [-3.251, 3.277], "showticklabels": false, "type": "log"}, "yaxis5": {"anchor": "x5", "domain": [0.5375, 0.7312], "range": [-0.04756, 1.033], "title": {"text": "l1_ratio"}}, "yaxis6": {"anchor": "x6", "domain": [0.5375, 0.7312], "matches": "y5", "range": [-0.04756, 1.033], "showticklabels": false}, "yaxis7": {"anchor": "x7", "domain": [0.5375, 0.7312], "matches": "y5", "range": [-0.04756, 1.033], "showticklabels": false}, "yaxis8": {"anchor": "x8", "domain": [0.5375, 0.7312], "matches": "y5", "range": [-0.04756, 1.033], "showticklabels": false}, "yaxis9": {"anchor": "x9", "domain": [0.2687, 0.4625], "range": [-0.1, 2.1], "title": {"text": "penalty"}, "type": "category"}}}
